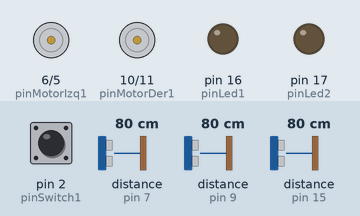
This sketch was run on a simulated Arduino Uno, built with avr-gcc and run on an emulated ATmega328P. Parts: motor-driver pin pairs drawn as motors (green arrow = first pin HIGH = forward, orange = second pin HIGH = backward, longer = more drive), output pins drawn as LEDs (lit = HIGH). Wiring (inferred from the names in the program): 3 × ultrasonic range finder: trigger pin 4, echo pin 7 / trigger pin 8, echo pin 9 / trigger pin 14, echo pin 15. The test bench sets the inputs (shaded band); at power-on: distance to the obstacle (sensors on pin 15, pin 9, pin 7) 80 cm, pin 2 (pinSwitch1) HIGH. The echo pulse lasts 58.3 µs per cm; pins used as bus, display or sensor lines are not drawn; what the sketch prints to the serial monitor is not drawn.

Above: at 1.2 s.
1.3 s: distance to the obstacle (sensor on pin 15) set to 20 cm
4.3 s: distance to the obstacle (sensor on pin 15) set to 15 cm
At 4.7 s:
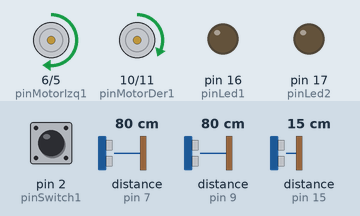
6.5 s: distance to the obstacle (sensor on pin 9) set to 6 cm
8.0 s: distance to the obstacle (sensor on pin 9) set to 3 cm
At 8.9 s:
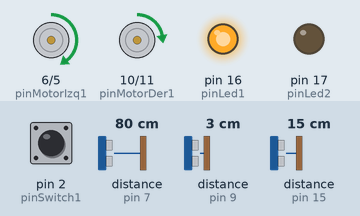
9.5 s: distance to the obstacle (sensor on pin 9) set to 9 cm
At 10.4 s:
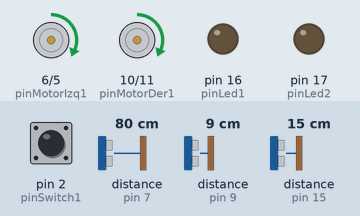
11.0 s: distance to the obstacle (sensor on pin 15) set to 8 cm
14.0 s: distance to the obstacle (sensor on pin 15) set to 5 cm
At 14.7 s:
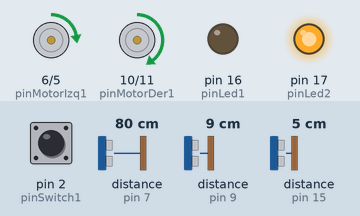
Timing chart, 0 to 16.5 s (numbered marks = the images above; inputs shaded):
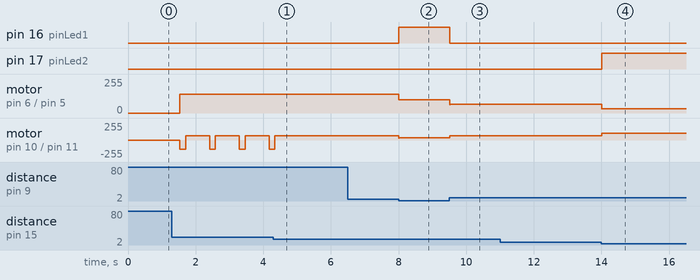

The sketch:

pinLaberinto.ino
```cpp
// PINES Motor Izq
#define pinMotorIzq1	6
#define pinMotorIzq2	5
// PINES Motor Der
#define pinMotorDer1	10
#define pinMotorDer2	11

// PINES Ultrasonico frente
#define pinEchoFront	7
#define pinTrigFront	4
// PINES Ultrasonico izq
#define pinEchoIzq		9
#define pinTrigIzq		8
// PINES Ultrasonico der
#define pinEchoDer		15
#define pinTrigDer		14
// PINES Ultrasonico atras
#define pinEchoBack		13
#define pinTrigBack		12

// Pines LEDs
#define pinLed1		16
#define pinLed2		17
// PINES Giroscopio
#define pinGirosSSL	19
#define pinGirosSDA	18
// Pines
#define pinSwitch1 2
#define pinSwitch2 3
```

constantesGlobales.ino
```cpp
// Constantes de velocidad
#define velocidad1 140
#define velocidad2 65

//Constantes de control
//#define KP 0.20
//#define KD 1.5
//#define KI 0.000001
#define KP 1.4
#define KD 0.08
#define KI 0

//Constante de rango en cm
//#define rangoMenos 30
#define rangoPared 70
#define rangoLimite 45
#define rangoMas 150
#define rangoSuperior 30000

#define rango1 5
#define rango2 10
#define rango3 15
#define rango4 20
#define rango5 25
#define rango6 30
#define rango7 35
#define rango8 40
#define rango9 45
#define rango10 50


//Constantes de giro
#define giro180 342
#define giro90  165

//Constantes de ERROR
#define PORCENTAJE_ERR1  0.99
#define PORCENTAJE_ERR2  0.89
#define PORCENTAJE_ERR3  0.79
#define PORCENTAJE_ERR4  0.69
#define PORCENTAJE_ERR5  0.58
#define PORCENTAJE_ERR6  0.48
#define PORCENTAJE_ERR7  0.37
#define PORCENTAJE_ERR8  0.27
#define PORCENTAJE_ERR9  0.16
#define PORCENTAJE_ERR10 0.14
#define PORCENTAJE_ERR0  0
#define PORCENTAJE_ERR11 -0.14
#define PORCENTAJE_ERR12 -0.16
#define PORCENTAJE_ERR13 -0.27
#define PORCENTAJE_ERR14 -0.37
#define PORCENTAJE_ERR15 -0.48
#define PORCENTAJE_ERR16 -0.58
#define PORCENTAJE_ERR17 -0.69
#define PORCENTAJE_ERR18 -0.79
#define PORCENTAJE_ERR19 -0.89
#define PORCENTAJE_ERR20 -0.99


/* Variables Globales */

boolean vaPorIzquierda = false;
boolean vaPorDerecha = false;

//variables de control
float Err = 0;
float PreErr = 0;
float Integral = 0;
float Derivativo = 0;
float pid = 0;
byte velocidadGlobal;

float Err1;
float Err2;
float Err3;
float Err4;
float Err5;
float Err6;
float Err7;
float Err8;
float Err9;
float Err10;
float Err11;
float Err12;
float Err13;
float Err14;
float Err15;
float Err16;
float Err17;
float Err18;
float Err19;
float Err20;
float Err0;


int Rango = 0;
```

mainLoop.ino
```cpp
void loop(){
    estabilizar();
    for(;;){
      long uFront = getDistancia(pinTrigFront, pinEchoFront);
      //long uBack = getDistancia(pinTrigBack, pinEchoBack);
      long uIzq = getDistancia(pinTrigIzq, pinEchoIzq);
      long uDer = getDistancia(pinTrigDer, pinEchoDer);
      //uIzq = uIzq - 20;
      uDer = uDer - 20;
      setCentrar(uIzq, uDer);
      if(vaPorIzquierda){
        porIzquierda(uDer, uIzq, uFront, 0);
      }
      else if (vaPorDerecha){
        porDerecha(uDer, uIzq, uFront, 0);
      }

      Serial.print("\t R: ");
      Serial.print(Rango);
      Serial.print(" \t");
      Serial.print("F: ");
      Serial.print(uFront);
      Serial.print(" mm\t");
      //Serial.print("B: ");
      //Serial.print(uBack);
      //Serial.print(" mm\t");
      Serial.print("I: ");
      Serial.print(uIzq);
      Serial.print(" mm\t");
      Serial.print("D: ");
      Serial.print(uDer);
      Serial.println(" mm");
    }
}

void inicializar(){
  leeSwitch();
  velocidadGlobal = velocidad2;
  asignaErrores();
  long uIzq;
  long uDer;

    uIzq = getDistancia(pinTrigIzq, pinEchoIzq);
    uDer = getDistancia(pinTrigDer, pinEchoDer);

  //Rango = getRango(uIzq,uDer);
  Rango = 50;
}
```

setup.ino
```cpp
void setup()
{
	Serial.begin(115200); //inicia a porta serial
	//Declara pines de sensores trig salida, echo entrada
	pinMode(pinTrigFront, OUTPUT);
	pinMode(pinEchoFront, INPUT);
	pinMode(pinTrigBack, OUTPUT);
	pinMode(pinEchoBack, INPUT);
	pinMode(pinTrigIzq, OUTPUT);
	pinMode(pinEchoIzq, INPUT);
	pinMode(pinTrigDer, OUTPUT);
	pinMode(pinEchoDer, INPUT);

	//Declara pines de motores
	pinMode(pinMotorIzq1, OUTPUT);
	pinMode(pinMotorIzq2, OUTPUT);
	pinMode(pinMotorDer1, OUTPUT);
	pinMode(pinMotorDer2, OUTPUT);

	//Declara pines del switch
	pinMode(pinSwitch1,INPUT);
	pinMode(pinSwitch2,INPUT);

	//Declara pines del LED
	pinMode(pinLed1,OUTPUT);
	pinMode(pinLed2,OUTPUT);

	inicializar();
}
```

sfunciones.ino
```cpp
/* Función para medir la longitud del pulso. Regresa cm */
long getDistancia(byte pinTrig, byte pinEcho){
  long distancia;
	long tiempo;
	digitalWrite(pinTrig,LOW); /* Para cuestión de estabilización del sensor*/
	delayMicroseconds(5);
	digitalWrite(pinTrig, HIGH); /* envío del pulso ultrasónico*/
  delayMicroseconds(10);
  digitalWrite(pinTrig,LOW);
  tiempo = pulseIn(pinEcho, HIGH);
  /*fórmula para calcular la distancia obteniendo un valor entero*/
  distancia = (tiempo / 2.9) / 2; // Cálculos en milímetros
  // distancia = (tiempo /29) / 2; // Cálculos en centímetros
  // distancia = ((float(tiempo/1000.0))*34.32)/2;
  // distance= tiempo * 0.0001657;
  // distancia = int(0.017 * tiempo);
  return distancia;
}

/* Funcion para calcular el rango  sesorIzq + sensorDer / 2 */
int getRango(int uIzq, int uDer){
  return ((uIzq + uDer) / 2);
}

/* Funcion para ir en el centro del sendero */
void setCentrar(long uIzq, long uDer){
  if (uIzq < (Rango - rango2)){
    digitalWrite(pinLed1,HIGH);
    girarPID(uIzq, uDer);
  }
  else if (uDer < (Rango - rango2)){
    digitalWrite(pinLed2,HIGH);
    girarPID(uIzq, uDer);
  }
  else{
    //girarPID();
    digitalWrite(pinLed1,LOW);
    digitalWrite(pinLed2,LOW);
    girarPID(uIzq, uDer);
  }
}

/* Funcion para ir en el centro del sendero */
void girarPID(long uIzq, long uDer){
  float velocidadDer = 0;
  float velocidadIzq = 0;

if (uIzq >= (Rango - rango1) && uDer >= (Rango - rango1)){
    Err = Err0;
  }

  if (uIzq <= (Rango - rango1) && uIzq >= (Rango - rango2)){
    Err = Err10;
  }
  else if (uIzq <= (Rango - rango2) && uIzq >= (Rango - rango3)){
    Err = Err9;
  }
  else if (uIzq <= (Rango - rango3) && uIzq >= (Rango - rango4)){
    Err = Err8;
  }
  else if (uIzq <= (Rango - rango4) && uIzq >= (Rango - rango5)){
    Err = Err7;
  }
  else if (uIzq <= (Rango - rango5) && uIzq >= (Rango - rango6)){
    Err = Err6;
  }
  else if (uIzq <= (Rango - rango6) && uIzq >= (Rango - rango7)){
    Err = Err5;
  }
  else if (uIzq <= (Rango - rango7) && uIzq >= (Rango - rango8)){
    Err = Err4;
  }
  else if (uIzq <= (Rango - rango8) && uIzq >= (Rango - rango9)){
    Err = Err3;
  }
  else if (uIzq <= (Rango - rango9) && uIzq >= (Rango - rango10)){
    Err = Err2;
  }
  else if (uIzq <= (Rango - rango10)){
    Err = Err1;
  }
  else if (uIzq == 0){
    Err = Err1;
  }


  if (uDer <= (Rango - rango1) && uDer >= (Rango - rango2)){
    Err = Err11;
  }
  else if (uDer <= (Rango - rango2) && uDer >= (Rango - rango3)){
    Err = Err12;
  }
  else if (uDer <= (Rango - rango3) && uDer >= (Rango - rango4)){
    Err = Err13;
  }
  else if (uDer <= (Rango - rango4) && uDer >= (Rango - rango5)){
    Err = Err14;
  }
  else if (uDer <= (Rango - rango5) && uDer >= (Rango - rango6)){
    Err = Err15;
  }
  else if (uDer <= (Rango - rango6) && uDer >= (Rango - rango7)){
    Err = Err16;
  }
  else if (uDer <= (Rango - rango7) && uDer >= (Rango - rango8)){
    Err = Err17;
  }
  else if (uDer <= (Rango - rango8) && uDer >= (Rango - rango9)){
    Err = Err18;
  }
  else if (uDer <= (Rango - rango9) && uDer >= (Rango - rango10)){
    Err = Err19;
  }
  else if (uDer <= (Rango - rango10)){
    Err = Err20;
  }
  else if (uDer == 0){
    Err = Err20;
  }

  Integral = Integral + Err;
  Derivativo = Err - PreErr;
  pid = (KP*Err) + (KI*Integral) + (KD*Derivativo);
  PreErr = Err;
  //  delay(2);
  velocidadDer = velocidadGlobal - pid;
  velocidadIzq = velocidadGlobal + pid;

  Serial.print("velocidadDer: ");
  Serial.print(velocidadDer);
  Serial.print("\t velocidadIzq: ");
  Serial.print(velocidadIzq);
  Serial.print("\t PID: ");
  Serial.print(pid);


  if(velocidadIzq < 0){
    analogWrite(pinMotorIzq2, (velocidadIzq * -1));
    analogWrite(pinMotorIzq1, 0);
  }
  else{
    analogWrite(pinMotorIzq2, 0);
    analogWrite(pinMotorIzq1, velocidadIzq);
  }
  if(velocidadDer < 0){
    analogWrite(pinMotorDer2, (velocidadDer * -1));
    analogWrite(pinMotorDer1, 0);
  }
  else{
    analogWrite(pinMotorDer2, 0);
    analogWrite(pinMotorDer1, velocidadDer);
  }
}


/* Funcion para girar por tempo la direccion q se indique true=derecha ; false=izq;*/
void girar(short limiteTiempo, boolean direccion, byte velocidad){///
  unsigned long actual;
  actual = millis();
  if(direccion == true){  // girar a la derecha
    giraMotor(pinMotorIzq1, pinMotorIzq2, true, velocidad);
    giraMotor(pinMotorDer1, pinMotorDer2, false, velocidad);
  }
  else{  // girar a la izquierda
    giraMotor(pinMotorIzq1, pinMotorIzq2, false, velocidad);
    giraMotor(pinMotorDer1, pinMotorDer2, true, velocidad);
  }
  for(;;){
    if((millis() - actual) > limiteTiempo){
      paroTotal();

      analogWrite(pinMotorIzq1, velocidadGlobal);
      analogWrite(pinMotorIzq2, 0);
      analogWrite(pinMotorDer1, velocidadGlobal);
      analogWrite(pinMotorDer2, 0);
      delay(200);
      break;
    }
  }
}

/* Funcion que estabiliza las lecturas al iniciar el programa*/
void estabilizar(){
  unsigned long actual;
  actual = millis();
  for(;;){
    long uFront = getDistancia(pinTrigFront, pinEchoFront);
    //long uBack = getDistancia(pinTrigBack, pinEchoBack);
    long uIzq = getDistancia(pinTrigIzq, pinEchoIzq);
    long uDer = getDistancia(pinTrigDer, pinEchoDer);
    if((millis() - actual) > 1500){
      break;
    }
  }
}

/* Funcion de frenado de motores */
void paraMotores() {
  analogWrite(pinMotorIzq1, 0);
  analogWrite(pinMotorIzq2, -velocidadGlobal);
  analogWrite(pinMotorDer1, 0);
  analogWrite(pinMotorDer2, -velocidadGlobal);
  delay(40);
  paroTotal();
}

/*Funcion de paro total*/
void paroTotal(){
  analogWrite(pinMotorIzq1, 0);
  analogWrite(pinMotorIzq2, 0);
  analogWrite(pinMotorDer1, 0);
  analogWrite(pinMotorDer2, 0);
}

/*Funcion para girar motor*/
void giraMotor(byte pinMotor1, byte pinMotor2, boolean direccion, byte velocidad) {
  if(direccion == true){   //gira a la derecha
    analogWrite(pinMotor1, velocidad);
    analogWrite(pinMotor2, 0);
  }
  else{  //gira a la izqquierdar
    analogWrite(pinMotor1, 0);
    analogWrite(pinMotor2, velocidad);
  }
}

/*Funcion para parar Motor*/
void paraMotor(byte pinMotor1,byte pinMotor2) {
  analogWrite(pinMotor1, 0);
  analogWrite(pinMotor2, 0);
}

/*Funcion Basica Busca por Izquierda: Siempre decidira ir por el lado izquierdo*/
void porIzquierda(long uDer, long uIzq, long uFront, long uBack){
  // vuelta 90° a la der (No hay salida mas que a la der)
  if (uFront <= rangoLimite && uDer >= rangoMas && uIzq <= rangoPared){
    girar(giro90, true, velocidad1);  // gira derecha
    delay(500);
  }
  // vuelta 90° a la izq (No hay salida mas que a la izq)
  else if (uFront <= rangoLimite && uDer <= rangoPared && uIzq >= rangoMas){
    girar(giro90, false, velocidad1);   //Gira Izquierda
    delay(500);
  }
  // Encontro dos caminos libres izq y der, gira por izq
  else if (uFront <= rangoLimite && uDer >= rangoMas && uIzq  >= rangoMas){
    girar(giro90, false, velocidad1);    //Gira Izquierda
    delay(500);
  }
  // Encontro tres caminos libres izq y der, gira por izq
  else if (uFront >= rangoMas && uDer >= rangoMas && uIzq >= rangoMas){
    girar(giro90, false, velocidad1);
    delay(500);
  }
  //Encontro 2 caminos frente y Izq
  else if (uFront >= rangoMas && uDer <= rangoPared && uIzq >= rangoMas){
    girar(giro90, false, velocidad1);
    //delay(500);
  }
  //Encontro 2 caminos frente y Der
  else if (uFront >= rangoMas && uDer >= rangoMas && uIzq <= rangoPared){
    //girar(giro90, false, velocidad1);
    //delay(500);
  }
  // Camino cerrado
  else if (uFront <= rangoLimite && uDer <= rangoPared && uIzq <= rangoPared){
    retrocede();
    girar(giro180, false, velocidad1);
    delay(500);
  }
  /*else if (uFront <= rangoLimite || uFront > rangoSuperior){
    retrocede();
  }*/
}

/*Funcion Basica Busca por derecha: Siempre decidira ir por el lado izquierdo*/
void porDerecha(long uDer, long uIzq, long uFront, long uBack){
  // vuelta 90° a la der (No hay salida mas que a la der)
  if (uFront <= rangoLimite && uDer >= rangoMas && uIzq <= rangoPared){
    girar(giro90, true, velocidad1);  // gira derecha
    delay(500);
  }
  // vuelta 90° a la izq (No hay salida mas que a la izq)
  else if (uFront <= rangoLimite && uDer <= rangoPared && uIzq >= rangoMas){
    girar(giro90, false, velocidad1);   //Gira Izquierda
    delay(500);
  }
  // Encontro dos caminos libres izq y der, gira por der
  else if (uFront <= rangoLimite && uDer >= rangoMas && uIzq  >= rangoMas){
    girar(giro90, true, velocidad1);    //Gira derecha
    delay(500);
  }
  // Encontro tres caminos libres izq y der, gira por izq
  else if (uFront >= rangoMas && uDer >= rangoMas && uIzq >= rangoMas){
    girar(giro90, true, velocidad1);  //gira derecha
    delay(500);
  }
  //Encontro 2 caminos frente y Izq
  else if (uFront >= rangoMas && uDer <= rangoPared && uIzq >= rangoMas){
   // girar(giro90, false, velocidad1);
    //delay(500);
  }
  //Encontro 2 caminos frente y Der
  else if (uFront >= rangoMas && uDer >= rangoMas && uIzq <= rangoPared){
    girar(giro90, true, velocidad1);
    delay(500);
  }
  // Camino cerrado
  else if (uFront <= rangoLimite && uDer <= rangoPared && uIzq <= rangoPared){
    retrocede();
    girar(giro180, true, velocidad1);
    delay(500);
  }
  /*else if (uFront <= rangoLimite || uFront > rangoSuperior){
    retrocede();
  }*/
}

/* Funcion para retroceder un poco */
void retrocede(){
  analogWrite(pinMotorIzq1, 0);
  analogWrite(pinMotorIzq2, -velocidadGlobal);
  analogWrite(pinMotorDer1, 0);
  analogWrite(pinMotorDer2, -velocidadGlobal);
  delay(30);
}

/*Funcion para calcular los errores de acuerdo a la velocidad Global*/
void asignaErrores(){
  Err1 = (velocidadGlobal * PORCENTAJE_ERR1);
  Err2 = (velocidadGlobal * PORCENTAJE_ERR2);
  Err3 = (velocidadGlobal * PORCENTAJE_ERR3);
  Err0 = (velocidadGlobal * PORCENTAJE_ERR4);
  Err5 = (velocidadGlobal * PORCENTAJE_ERR5);
  Err6 = (velocidadGlobal * PORCENTAJE_ERR6);
  Err7 = (velocidadGlobal * PORCENTAJE_ERR7);
  Err8 = (velocidadGlobal * PORCENTAJE_ERR8);
  Err9 = (velocidadGlobal * PORCENTAJE_ERR9);
  Err10 = (velocidadGlobal * PORCENTAJE_ERR10);
  Err11 = (velocidadGlobal * PORCENTAJE_ERR11);
  Err12 = (velocidadGlobal * PORCENTAJE_ERR12);
  Err13 = (velocidadGlobal * PORCENTAJE_ERR13);
  Err14 = (velocidadGlobal * PORCENTAJE_ERR14);
  Err15 = (velocidadGlobal * PORCENTAJE_ERR15);
  Err16 = (velocidadGlobal * PORCENTAJE_ERR16);
  Err17 = (velocidadGlobal * PORCENTAJE_ERR17);
  Err18 = (velocidadGlobal * PORCENTAJE_ERR18);
  Err19 = (velocidadGlobal * PORCENTAJE_ERR19);
  Err20 = (velocidadGlobal * PORCENTAJE_ERR20);
  Err0 = (velocidadGlobal * PORCENTAJE_ERR0);
}

void leeSwitch(){
  if(digitalRead(pinSwitch1) == 0){
    vaPorIzquierda = true;
    vaPorDerecha = false;
  }
  else if(digitalRead(pinSwitch1) == 1){
    vaPorIzquierda = false;
    vaPorDerecha = true;
  }
  /*if(digitalRead(pinSwitch1) == 0 && digitalRead(pinSwitch2) == 0){
    porIzquierda = true;
    porDerecha = false;
  }
  else if(digitalRead(pinSwitch1) == 1 && digitalRead(pinSwitch2) == 0){
    porIzquierda = false;
    porDerecha = true;
  }
  else if(digitalRead(pinSwitch1) == 0 && digitalRead(pinSwitch2) == 1){
    porIzquierda = true;
    porDerecha = false;
  }
  else if(digitalRead(pinSwitch1) == 1 && digitalRead(pinSwitch2) == 1){
    porIzquierda = false;
    porDerecha = true;
  }*/
}
```

Measured:
- the behaviour switches between 18 and 17 cm on distance to the obstacle (sensor on pin 15) (found by bisection; images 0 and 1)
- the behaviour switches between 5 and 4 cm on distance to the obstacle (sensor on pin 9) (found by bisection; images 1 and 2)
- the behaviour switches between 7 and 6 cm on distance to the obstacle (sensor on pin 15) (found by bisection; images 3 and 4)
- after the input at 4.3 s, motor on pin 10 (pinMotorDer1) / pin 11 (pinMotorDer2): goes on until 4.3 s, then stays forward 65/255
- after the input at 6.5 s, every drawn part: stays the same
- after the input at 8.0 s, pin 16 (pinLed1): LOW → HIGH at once; motor on pin 6 (pinMotorIzq1) / pin 5 (pinMotorIzq2): forward 140/255 → forward 98/255 at once; motor on pin 10 (pinMotorDer1) / pin 11 (pinMotorDer2): forward 65/255 → forward 31/255 at once
- after the input at 9.5 s, pin 16 (pinLed1): HIGH → LOW at once; motor on pin 6 (pinMotorIzq1) / pin 5 (pinMotorIzq2): forward 98/255 → forward 65/255 at once; motor on pin 10 (pinMotorDer1) / pin 11 (pinMotorDer2): forward 31/255 → forward 65/255 at once
- after the input at 11.0 s, every drawn part: stays the same
- after the input at 14.0 s, pin 17 (pinLed2): LOW → HIGH at once; motor on pin 6 (pinMotorIzq1) / pin 5 (pinMotorIzq2): forward 65/255 → forward 31/255 at once; motor on pin 10 (pinMotorDer1) / pin 11 (pinMotorDer2): forward 65/255 → forward 98/255 at once
- by itself, motor on pin 10 (pinMotorDer1) / pin 11 (pinMotorDer2): alternates backward 140/255 for 0.17 s and forward 65/255 for 0.71 s
